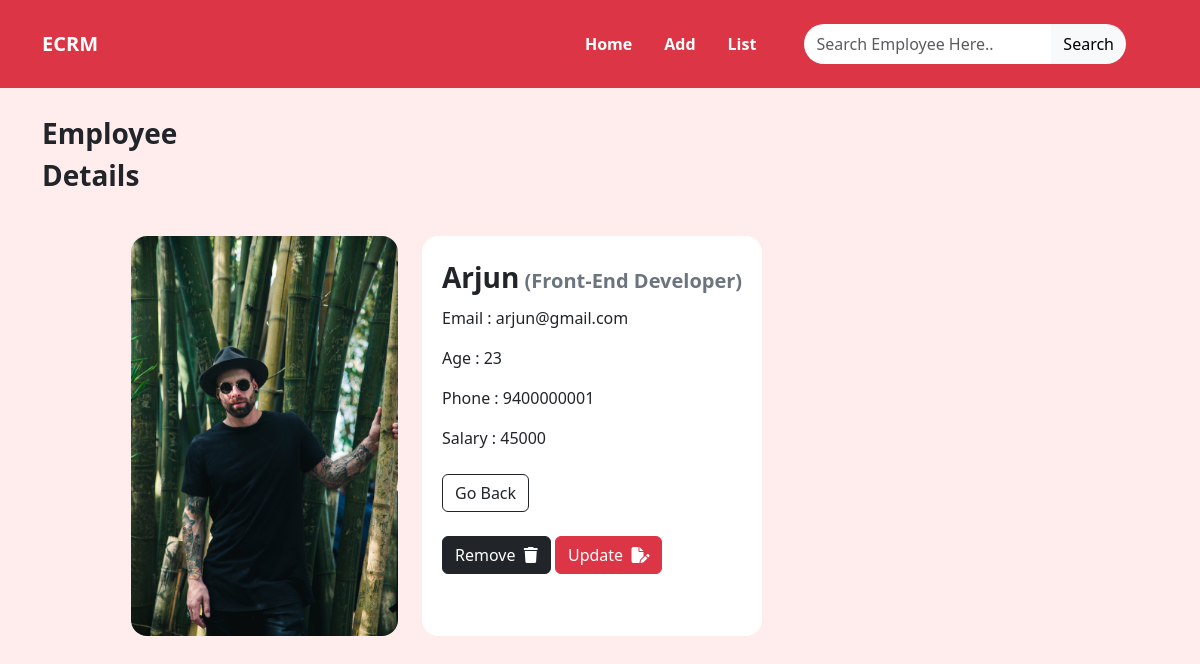
Screenshot of /employee/29/details/ with the database file from the repository.
### crm/models.py (models this page shows, shortened)
class Employees(models.Model):
    name=models.CharField(max_length=100)
    department=models.CharField(max_length=100)
    salary=models.PositiveBigIntegerField()
    email=models.EmailField(unique=True)
    age=models.PositiveBigIntegerField()
    phone = models.IntegerField()
    profile_pic = models.ImageField(upload_to="assests/emp_img",null=True)

### crm/views.py (the view)
# urls.py: path('employee/<int:pk>/details/', views.ViewEmpDetail.as_view(), name="detail_emp"),
class ViewEmpDetail(View):
    def get(self,request,*args,**kwargs):
        id=kwargs.get("pk")
        qs=Employees.objects.get(id=id)
        return render(request,"emp_detail.html",{"data":qs})

### crm/templates/emp_detail.html (shortened to what this page needs)
{%extends 'base.html'%}
{%block body_block%}
<div class="container">
    <div class="mt-3 mt-lg-4">
        <p class="fw-bold fs-3">Employee <br> Details</p><br>
    </div>
    <div class="row ">
        <div class="col-lg-4 col-md-6 col-sm-6 d-flex justify-content-lg-end justify-content-sm-center">
            {%if data.profile_pic%}
            <img src="{{data.profile_pic.url}}" class="rounded-4" style="width: fit-content;height: 400px;"
                alt="Employee Profile">
            {%endif%}
        </div>
        <div class="col-lg-8 col-md-6 col-sm-6 d-flex justify-content-lg-start justify-content-sm-center">
            <div class="card rounded-4 border-0" style="width: fit-content;">
                <div class="row g-0 ">
                    <div class="card-body p-3 m-1">
                        <p class="card-title fs-3 fw-bold">{{data.name}}<span
                                class="card-text fs-5 fw-bolder text-secondary">&nbsp;({{data.department}})</span></p>
                        <p class="card-text">Email : {{data.email}}</p>
                        <p class="card-text">Age : {{data.age}}</p>
                        <p class="card-text">Phone : {{data.phone}}</p>
                        <p class="card-text">Salary : {{data.salary}}</p>
                        <a href="{% url 'view_emp' %}" class="btn btn-outline-dark mt-2">Go Back</a><br>
                        <button type="button" class="btn btn-dark mt-4" data-bs-toggle="modal"
                            data-bs-target="#exampleModal">
                            Remove &nbsp;<i class="fa-solid fa-trash"></i>
                        </button>
                        <a href="{% url 'update_emp' data.id %}" class="btn btn-danger mt-4">Update &nbsp;<i
                                class="fa-solid fa-file-pen"></i></a>
                    </div>
                </div>
            </div>
    </div>
</div>
</div>
{%endblock%}

### crm/templates/base.html (style rules this page uses)
body { background-color: #ffecec; height: 100vh; }

### rows the page displays
Employees: profile_pic (picture), name "Arjun", department "Front-End Developer", email "arjun@gmail.com", age "23", phone "9400000001", salary "45000"
